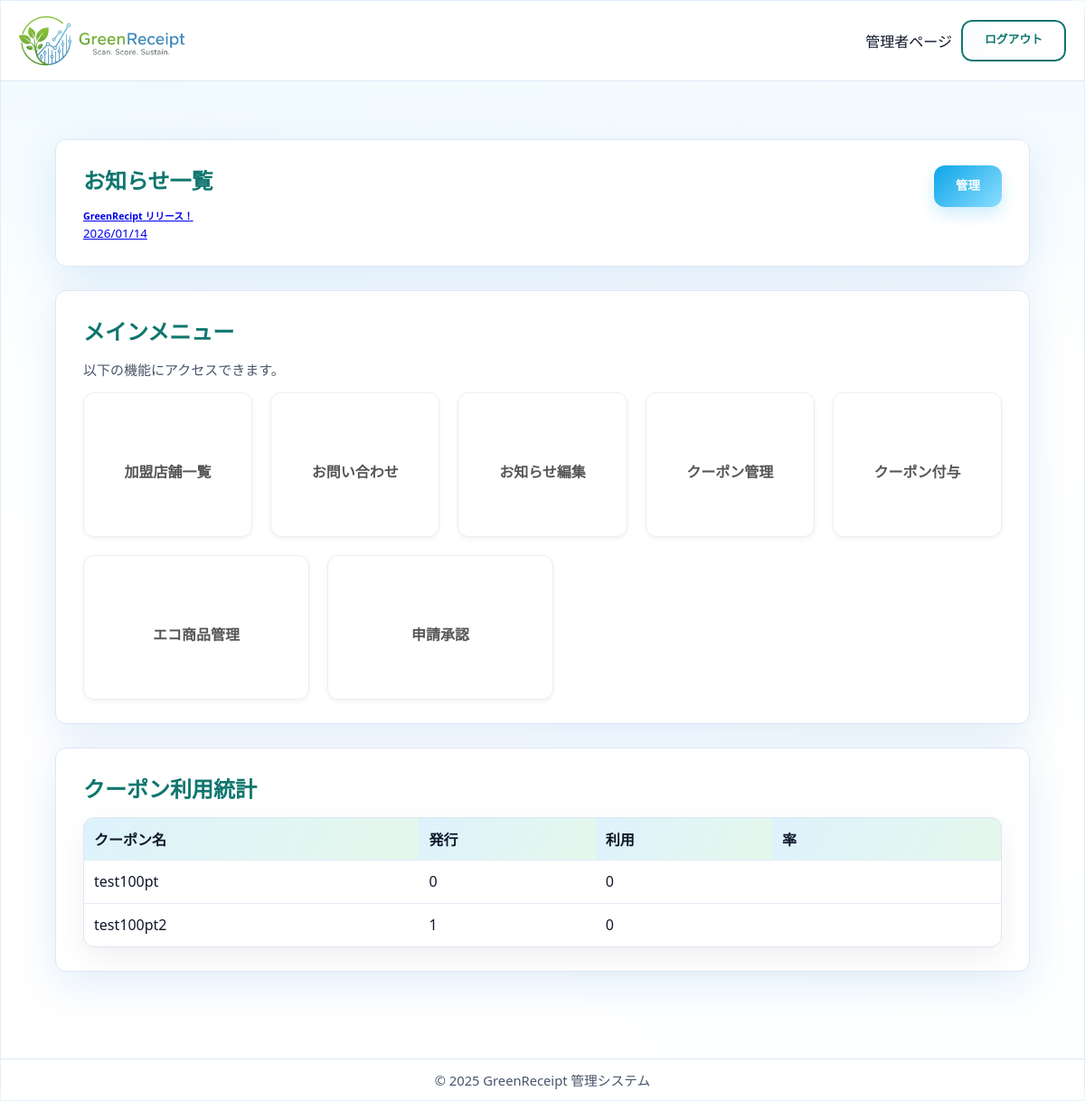
The app's page /staff/index/ (signed in), older data.
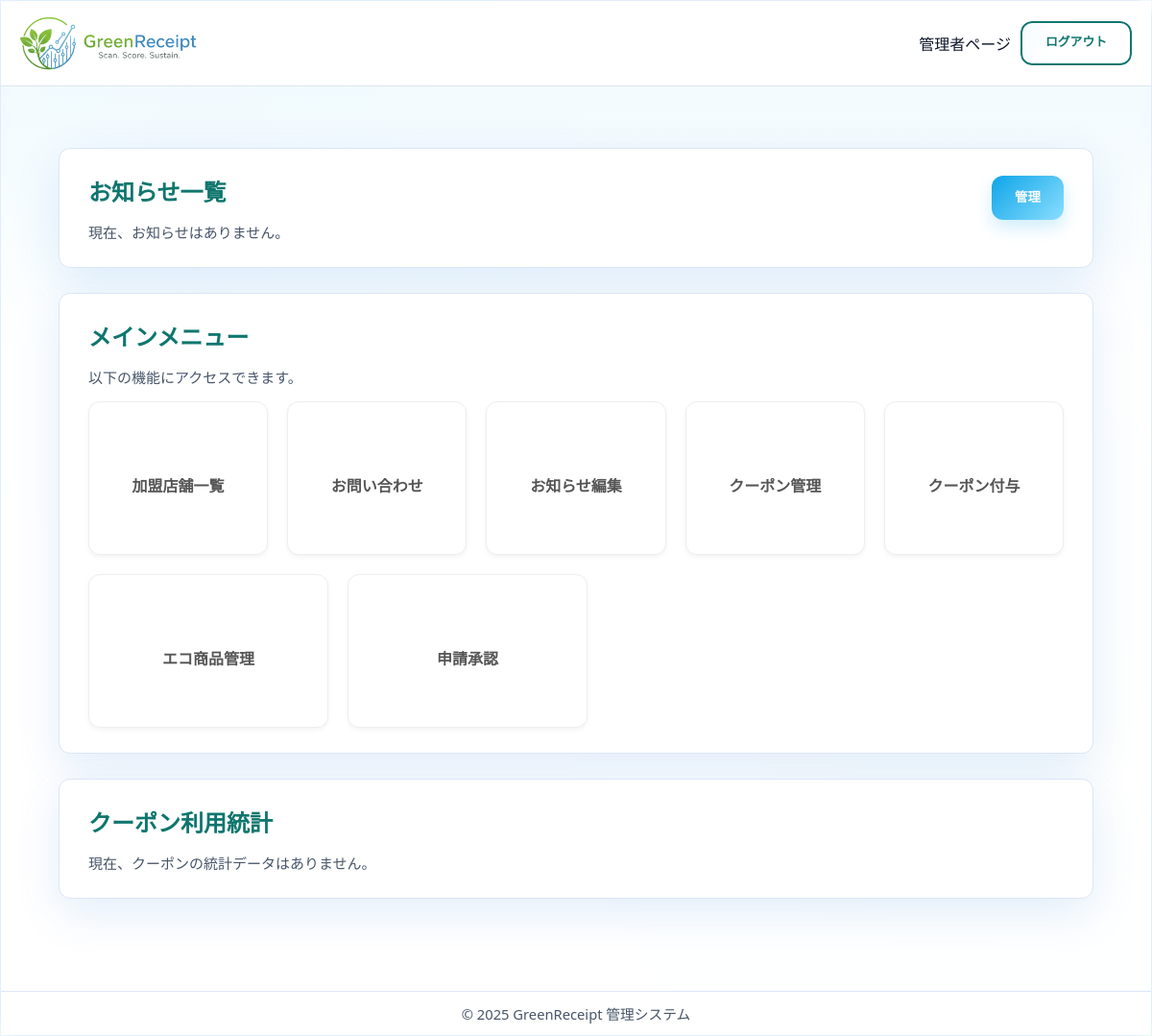
The same page, newer data.
### core/models.py (models this page shows, shortened)
class Announcement(models.Model):
    title = models.CharField(max_length=100, verbose_name='記事名')
    content = models.TextField(verbose_name='内容')
    file = models.FileField(
        upload_to='announcements/', null=True, blank=True, verbose_name='ファイル')
    created_at = models.DateTimeField(auto_now_add=True, verbose_name='作成日時')
    class Meta:
        verbose_name = 'お知らせ'
        verbose_name_plural = 'お知らせ'

class Coupon(models.Model):
    TYPE_CHOICES = [
        ('percentage', '割引率'),
        ('absolute', '固定額'),
    ]
    title = models.CharField(max_length=64, verbose_name='タイトル')
    description = models.CharField(max_length=64, verbose_name='詳細')
    requirement = models.CharField(max_length=255, blank=True, verbose_name='利用条件')
    type = models.CharField(max_length=64, verbose_name='タイプ', choices=TYPE_CHOICES)
    discount_value = models.DecimalField(
        max_digits=12, decimal_places=2, verbose_name='割引量')
    available_stores = models.ManyToManyField(
        Store, verbose_name='利用可能店舗', blank=True)
    required_points = models.IntegerField(default=0, verbose_name='必要ポイント数')
    STATUS_CHOICES = [
        ('pending', '申請中'),
        ('approved', '承認済み'),
        ('rejected', '却下'),
        ('deletion_requested', '削除申請中'),
    ]
    status = models.CharField(
        max_length=20, choices=STATUS_CHOICES, default='approved', verbose_name='ステータス')
    store = models.ForeignKey(
        Store, on_delete=models.CASCADE, null=True, blank=True, related_name='created_coupons', verbose_name='作成店舗')
    remarks = models.TextField(blank=True, verbose_name='備考')
    rejection_reason = models.TextField(blank=True, verbose_name='却下理由')
    updated_at = models.DateTimeField(auto_now=True, verbose_name='更新日時')
    class Meta:
        verbose_name = 'クーポン'
        verbose_name_plural = 'クーポン'

### core/views.py (the view)
# urls.py: path("staff/index/", views.staff_index, name="staff_index"),
@login_required
def staff_index(request):
    announcements = Announcement.objects.all().order_by('-created_at')
    coupons = Coupon.objects.all()
    coupon_stats = []
    for coupon in coupons:
        holders_count = coupon.customuser_set.count()
        usage_count = CouponUsage.objects.filter(coupon=coupon).count()
        issued_count = holders_count + usage_count
        usage_ratio = 0
        if issued_count > 0:
            usage_ratio = (usage_count / issued_count) * 100
        used_at_my_store = 0
        if request.user.role == 'store' and request.user.store:
            used_at_my_store = CouponUsage.objects.filter(
                coupon=coupon,
                store=request.user.store
            ).count()
        elif request.user.role == 'admin' or request.user.is_superuser:
            used_at_my_store = usage_count
        coupon_stats.append({
            'coupon': coupon,
            'issued_count': issued_count,
            'usage_count': usage_count,
            'usage_ratio': round(usage_ratio, 1),
            'used_at_my_store': used_at_my_store
        })
    return render(request, "admin/staff_index.html", {
        'announcements': announcements,
        'coupon_stats': coupon_stats
    })

### core/templates/admin/staff_index.html (shortened to what the changed rows need)
{% extends 'admin/admin_base.html' %}
{% load static %}
{% block content %}
  <div class="container-fluid dashboard-section mt-4 px-4">
    <div class="row mb-4">
      <div class="col-12">
        <div class="card shadow-sm">
          <div class="card-header bg-white d-flex justify-content-between align-items-center">
            <h2 class="h5 mb-0">お知らせ一覧</h2>
          </div>
          <div class="card-body">
            {% if announcements %}
              <div class="announcement-list">
                {% for announcement in announcements %}
                  <a href="{% url 'core:announcement_detail' announcement.id %}" class="announcement-item d-flex justify-content-between align-items-center p-3 mb-2 bg-light rounded text-decoration-none text-dark">
                    <div>
                      <h6 class="mb-1 fw-bold">{{ announcement.title }}</h6>
                      <small class="text-muted">{{ announcement.created_at|date:'Y/m/d' }}</small>
                    </div>
                  </a>
                {% endfor %}
              </div>
            {% else %}
              <p class="text-muted text-center py-4">現在、お知らせはありません。</p>
            {% endif %}
          </div>
        </div>
      </div>
    </div>
    <div class="row mb-4">
      <div class="col-12">
        <div class="card shadow-sm">
          <div class="card-header bg-white">
            <h2 class="h4 mb-0">メインメニュー</h2>
          </div>
        </div>
      </div>
    </div>
    <div class="row">
      <div class="col-12 mb-4">
        <div class="card h-100 shadow-sm">
          <div class="card-header bg-white">
            <h2 class="h5 mb-0">クーポン利用統計</h2>
          </div>
          <div class="card-body p-0">
            {% if coupon_stats %}
              <div class="table-responsive">
                <table class="table table-hover mb-0">
                  <thead class="table-light">
                    <tr>
                      <th class="ps-4">クーポン名</th>
                      <th class="text-center">発行</th>
                      <th class="text-center">利用</th>
                      <th class="text-center">率</th>
                    </tr>
                  </thead>
                  <tbody>
                    {% for stat in coupon_stats %}
                      <tr data-href="{% url 'core:coupon_stats_detail' stat.coupon.id %}" class="clickable-row">
                        <td class="ps-4 fw-bold">{{ stat.coupon.title }}</td>
                        <td class="text-center">{{ stat.issued_count }}</td>
                        <td class="text-center">{{ stat.usage_count }}</td>
                        <td class="text-center">
                            <span class="badge {% if stat.usage_ratio > 30 %}bg-success{% elif stat.usage_ratio > 10 %}bg-primary{% else %}bg-secondary{% endif %}">
                            </span>
                        </td>
                      </tr>
                    {% endfor %}
                  </tbody>
                </table>
              </div>
            {% else %}
              <p class="text-muted text-center py-4">現在、クーポンの統計データはありません。</p>
            {% endif %}
          </div>
        </div>
      </div>
    </div>
  </div>
{% endblock %}

Row changes from the older to the newer data that the page shows:
removed Announcement: title "GreenRecipt リリース！", created_at "2026/01/14"
removed Coupon: coupon "test100pt", issued_count "0", usage_count "0"
removed Coupon: coupon "test100pt2", issued_count "1", usage_count "0"
Text that changed along with them:
text no longer shown: "クーポン名 発行 利用 率"
text now shown: "現在、お知らせはありません。 現在、クーポンの統計データはありません。"
